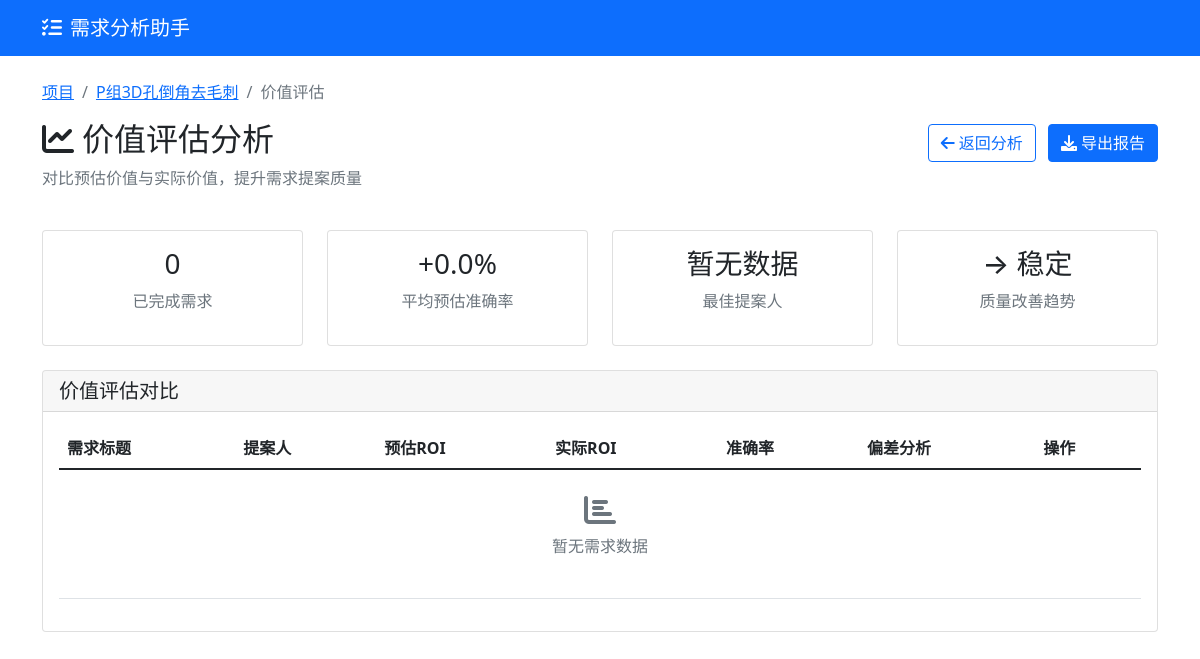
/project/1/value-assessment (signed in), run on an earlier commit of the app's database.
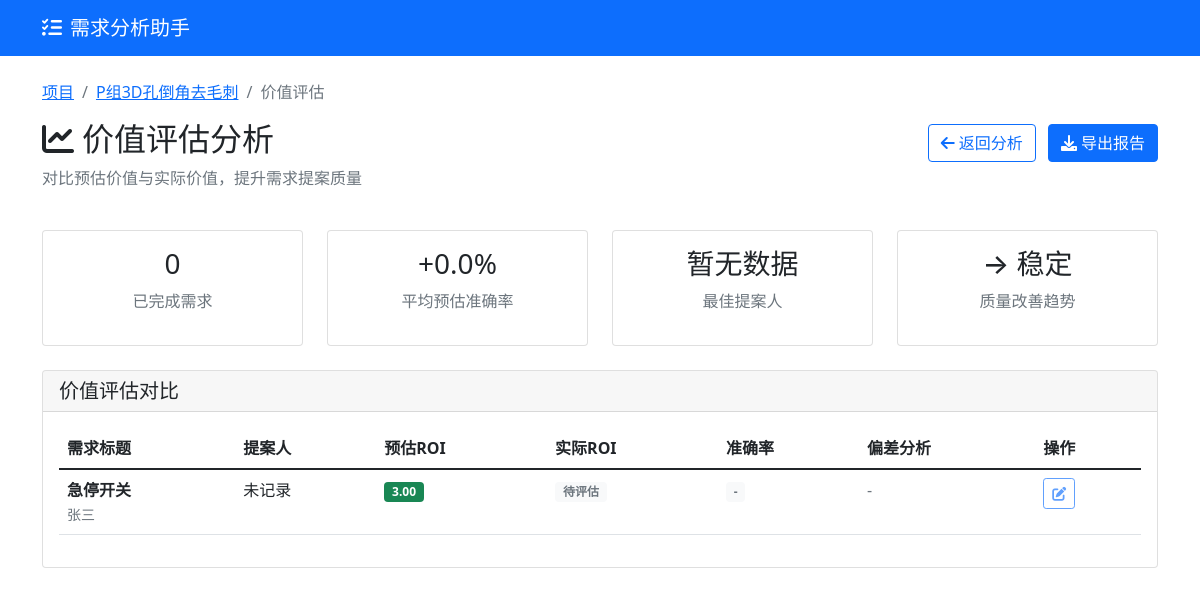
And on a later commit of the database.
### models.py (models this page shows)
class Requirement(db.Model):
    __tablename__ = 'requirements'
    id = db.Column(db.Integer, primary_key=True)
    project_id = db.Column(db.Integer, db.ForeignKey('projects.id'), nullable=False)
    title = db.Column(db.String(200), nullable=False)
    description = db.Column(db.Text)
    source = db.Column(db.String(100))  # 需求来源
    category = db.Column(db.String(50))  # 需求类别
    priority = db.Column(db.String(20), default='medium')  # low, medium, high, critical
    status = db.Column(db.String(20), default='collected')  # collected, analyzing, confirmed, rejected, completed
    acceptance_criteria = db.Column(db.Text)  # 验收标准
    created_at = db.Column(db.DateTime, default=datetime.utcnow)
    updated_at = db.Column(db.DateTime, default=datetime.utcnow, onupdate=datetime.utcnow)
    estimated_business_value = db.Column(db.Integer, default=5)  # 预估业务价值 (1-10)
    estimated_user_value = db.Column(db.Integer, default=5)      # 预估用户价值 (1-10)
    estimated_technical_value = db.Column(db.Integer, default=5) # 预估技术价值 (1-10)
    estimated_effort = db.Column(db.Integer, default=5)          # 预估工作量 (1-10)
    estimated_roi = db.Column(db.Float, default=0.0)             # 预估ROI
    actual_business_value = db.Column(db.Integer, default=0)     # 实际业务价值 (1-10)
    actual_user_value = db.Column(db.Integer, default=0)         # 实际用户价值 (1-10)
    actual_technical_value = db.Column(db.Integer, default=0)    # 实际技术价值 (1-10)
    actual_effort = db.Column(db.Integer, default=0)             # 实际工作量 (1-10)
    actual_roi = db.Column(db.Float, default=0.0)                # 实际ROI
    value_assessor = db.Column(db.String(100))                   # 价值评估人
    value_assessment_date = db.Column(db.DateTime)               # 价值评估日期
    actual_value_assessor = db.Column(db.String(100))            # 实际价值评估人
    actual_value_assessment_date = db.Column(db.DateTime)        # 实际价值评估日期

### app.py (the view, shortened to what this page needs)
@app.route('/project/<int:project_id>/value-assessment')
@login_required
def value_assessment(project_id):
    project = Project.query.get_or_404(project_id)
    requirements = Requirement.query.filter_by(project_id=project_id).all()
    completed_requirements = [r for r in requirements if r.status == 'completed' and r.actual_roi > 0]
    accuracy_scores = []
    for req in completed_requirements:
        if req.actual_roi > 0:
            accuracy = (1 - abs(req.actual_roi - req.estimated_roi) / req.actual_roi) * 100
            accuracy_scores.append(accuracy)
    average_accuracy = sum(accuracy_scores) / len(accuracy_scores) if accuracy_scores else 0
    performer_scores = {}
    best_performer = "暂无数据"
    if performer_scores:
        avg_scores = {k: sum(v)/len(v) for k, v in performer_scores.items()}
        best_performer = max(avg_scores.items(), key=lambda x: x[1])[0]
    response = make_response(render_template('value_assessment.html',
                         project=project,
                         requirements=requirements,
                         completed_requirements=completed_requirements,
                         average_accuracy=average_accuracy/100,
                         best_performer=best_performer,
                         improvement_trend="↑ 改善" if len(completed_requirements) > 3 else "→ 稳定"))
    return response

### app.py (called while the page is built)
@app.after_request
def after_request(response):
    response.headers["Cache-Control"] = "no-cache, no-store, must-revalidate"
    response.headers["Pragma"] = "no-cache"
    response.headers["Expires"] = "0"
    return response

def login_required(f):
    @functools.wraps(f)
    def decorated_function(*args, **kwargs):
        if 'user_id' not in session:
            return jsonify({'success': False, 'error': '需要登录'}), 401
        return f(*args, **kwargs)
    return decorated_function

### templates/value_assessment.html (shortened to what the changed rows need)
{% extends "base.html" %}
{% block content %}
<div class="row mb-4">
    <div class="col-12">
        <div class="d-flex justify-content-between align-items-center">
            <h2><i class="fas fa-chart-line me-2"></i>价值评估分析</h2>
        </div>
    </div>
</div>
<div class="row">
    <div class="col-12">
        <div class="card">
            <div class="card-body">
                <div class="table-responsive">
                    <table class="table table-hover" id="valueAssessmentTable">
                        <thead>
                            <tr>
                                <th>需求标题</th>
                                <th>提案人</th>
                                <th>预估ROI</th>
                                <th>实际ROI</th>
                                <th>准确率</th>
                                <th>偏差分析</th>
                                <th>操作</th>
                            </tr>
                        </thead>
                        <tbody>
                            {% for requirement in requirements %}
                            <tr>
                                <td>
                                    <strong>{{ requirement.title }}</strong>
                                    <br>
                                    <small class="text-muted">{{ requirement.source }}</small>
                                </td>
                                <td>{{ requirement.value_assessor or '未记录' }}</td>
                                <td>
                                    <span class="badge bg-{{ 'success' if requirement.estimated_roi > 1.5 else 'warning' if requirement.estimated_roi > 1 else 'secondary' }}">
                                        {{ "%.2f"|format(requirement.estimated_roi) }}
                                    </span>
                                </td>
                                <td>
                                    {% if requirement.actual_roi > 0 %}
                                    <span class="badge bg-{{ 'success' if requirement.actual_roi > 1.5 else 'warning' if requirement.actual_roi > 1 else 'secondary' }}">
                                        {{ "%.2f"|format(requirement.actual_roi) }}
                                    </span>
                                    {% else %}
                                    <span class="badge bg-light text-muted">待评估</span>
                                    {% endif %}
                                </td>
                                <td>
                                    {% if requirement.actual_roi > 0 %}
                                    {% set accuracy = (1 - (requirement.actual_roi - requirement.estimated_roi)|abs / requirement.actual_roi) * 100 %}
                                    <span class="badge bg-{{ 'success' if accuracy > 80 else 'warning' if accuracy > 60 else 'danger' }}">
                                        {{ "%.1f"|format(accuracy) }}%
                                    </span>
                                    {% else %}
                                    <span class="badge bg-light text-muted">-</span>
                                    {% endif %}
                                </td>
                                <td>
                                    {% if requirement.actual_roi > 0 %}
                                    {% set deviation = requirement.actual_roi - requirement.estimated_roi %}
                                    <span class="text-{{ 'success' if deviation > 0.5 else 'danger' if deviation < -0.5 else 'warning' }}">
                                        {{ "%+.2f"|format(deviation) }}
                                    </span>
                                    {% else %}
                                    <span class="text-muted">-</span>
                                    {% endif %}
                                </td>
                                <td>
                                    <button class="btn btn-sm btn-outline-primary edit-assessment-btn"
                                            data-requirement-id="{{ requirement.id }}"
                                            {% if requirement.status != 'completed' %}disabled title="只有已完成的需求才能评估"{% endif %}>
                                        <i class="fas fa-edit"></i>
                                    </button>
                                </td>
                            </tr>
                            {% else %}
                            <tr>
                                <td colspan="7" class="text-center text-muted py-4">
                                    <i class="fas fa-chart-bar fa-2x mb-2"></i>
                                    <p>暂无需求数据</p>
                                </td>
                            </tr>
                            {% endfor %}
                        </tbody>
                    </table>
                </div>
            </div>
        </div>
    </div>
</div>
{% endblock %}

What changed in the data, as far as the page shows it:
added Requirement: title "急停开关", source "张三", value_assessor "未记录", estimated_roi "3.00", actual_roi "待评估"
Also different on the page:
text no longer shown: "暂无需求数据"
